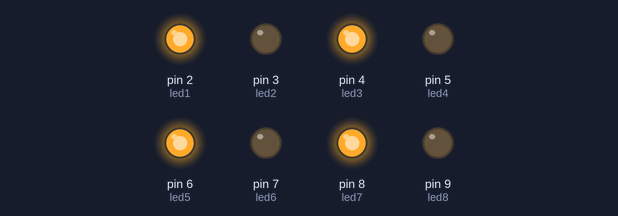
Recording of a sketch running on a simulated Arduino Uno, built with avr-gcc and run on an emulated ATmega328P. Parts: output pins drawn as LEDs (lit = HIGH).

Above: at 0.5 s.
At 3.5 s:
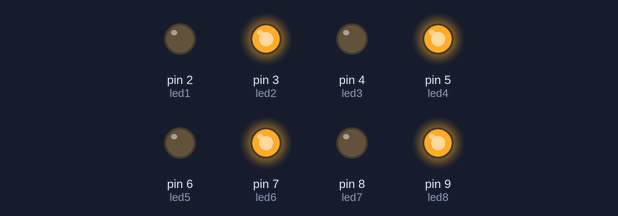
Timing chart, 0 to 4.6 s (numbered marks = the images above):
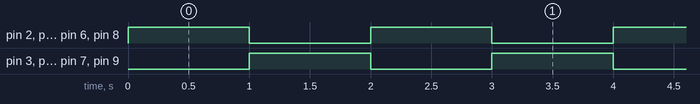

The sketch:

flipflop.ino
```cpp
#define led1 2
#define led2 3
#define led3 4
#define led4 5
#define led5 6
#define led6 7
#define led7 8
#define led8 9

void setup() {
 pinMode(led1,OUTPUT);
 pinMode(led2,OUTPUT);
 pinMode(led3,OUTPUT);
 pinMode(led4,OUTPUT);
 pinMode(led5,OUTPUT);
 pinMode(led6,OUTPUT);
 pinMode(led7,OUTPUT);
 pinMode(led8,OUTPUT);
}

void loop() {
  digitalWrite(led1,HIGH);
  digitalWrite(led2,LOW);
  digitalWrite(led3,HIGH);
  digitalWrite(led4,LOW);
  digitalWrite(led5,HIGH);
  digitalWrite(led6,LOW);
  digitalWrite(led7,HIGH);
  digitalWrite(led8,LOW);
  delay(1000);
  digitalWrite(led1,LOW);
  digitalWrite(led2,HIGH);
  digitalWrite(led3,LOW);
  digitalWrite(led4,HIGH);
  digitalWrite(led5,LOW);
  digitalWrite(led6,HIGH);
  digitalWrite(led7,LOW);
  digitalWrite(led8,HIGH);
  delay(1000);
}
```

Measured:
- by itself, pin 2 (led1), pin 3 (led2), pin 4 (led3), pin 5 (led4), pin 6 (led5), pin 7 (led6), pin 8 (led7), pin 9 (led8): alternates HIGH for 1.0 s and LOW for 1.0 s
